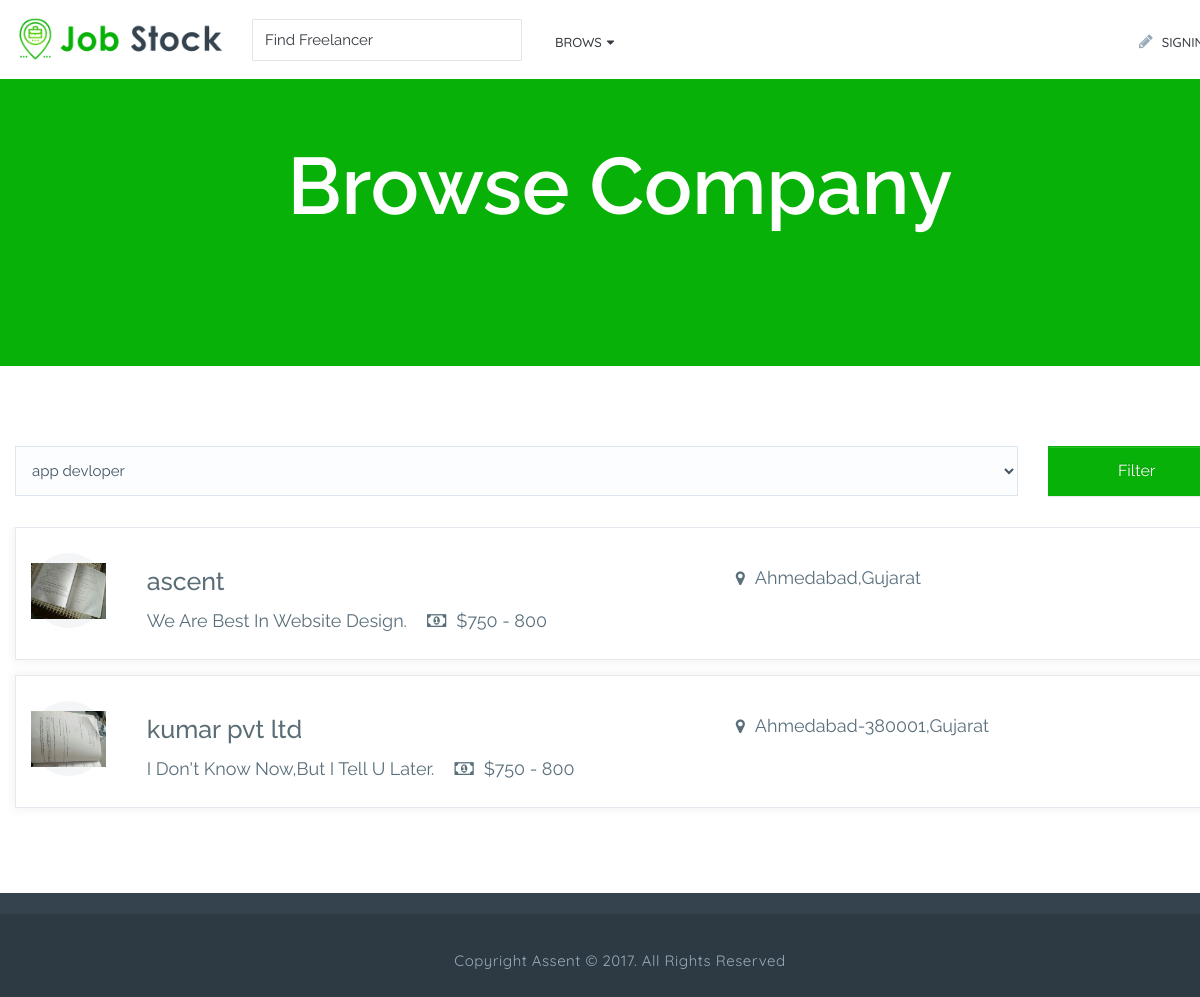
/user/browse-company.php, run on the app's committed database.
### tables this page shows
CREATE TABLE `company_profile` (
  `fk_uid` int(11) NOT NULL,
  `industry_name` varchar(30) NOT NULL,
  `location` varchar(100) NOT NULL,
  `established` varchar(20) NOT NULL,
  `company_detail` varchar(250) DEFAULT NULL,
  `work` varchar(30) DEFAULT NULL,
  `link` varchar(200) DEFAULT NULL
);

CREATE TABLE `user_table` (
  `uid` int(11) NOT NULL,
  `email_id` varchar(30) NOT NULL,
  `uname` varchar(30) NOT NULL,
  `password` varchar(15) NOT NULL,
  `contact_no` bigint(10) NOT NULL,
  `gender` varchar(6) NOT NULL,
  `image` varchar(200) NOT NULL,
  `token` varchar(15) NOT NULL,
  `verify` int(11) DEFAULT NULL,
  `user_type` int(11) NOT NULL
);

### user/loginclass.php (called while the page is built, shortened)
<?php
class loginclass{
private static $con=null;
private static function connect()
{
    self::$con=mysqli_connect('localhost','root','','ascent');
    return self::$con;
}
public function getcat()
{
    $con=loginclass::connect();
       $res=$con->query("select * from jobcat_table ");
    return $res;
}
public function getcompany()
{
    $con=loginclass::connect();
       $res=$con->query("select c.*,u.* from company_profile c,user_table u where fk_uid=uid ");
    return $res;
}
}
?>

### user/browse-company.php (the view, shortened to what this page needs)
<!DOCTYPE html>
<html class="no-js" lang="zxx">
<head>
    <link rel="stylesheet" href="css/bootstrap.min.css">
    <link rel="stylesheet" href="css/bootstrap-theme.min.css">
    <link rel="stylesheet" href="css/bootstrap-select.min.css">
    <link rel="stylesheet" type="text/css" href="css/bootstrap-wysihtml5.css">
    <link rel="stylesheet" type="text/css" href="css/prettify.css">
    <link rel="stylesheet" href="css/owl.carousel.css">
    <link rel="stylesheet" href="css/owl.theme.css">
    <link href="css/font-awesome.css" rel="stylesheet">
    <link href="css/line-font.css" rel="stylesheet">
    <link href="css/animate.css" rel="stylesheet">
    <link href="css/bootsnav.css" rel="stylesheet">
    <link href="css/style.css" rel="stylesheet">
    <link type="text/css" rel="stylesheet" id="jssDefault" href="css/colors/green-style.css">
    <link href="css/responsiveness.css" rel="stylesheet">
</head>
<body>
    <div class="wrapper">
            <?php require 'header.php'; ?>
    <section class="inner-header-title blank">
        <div class="container">
            <h1>Browse Company</h1>
        </div>
    </section>
    <section class="browse-company">
        <div class="container">
            <div class="row extra-mrg">
                <div class="wrap-search-filter">
                    <form method="GET">
                    <div class="col-md-10 col-sm-10"><select required name="search" class="form-control" title="All Categories">
                        <?php
                        require 'loginclass.php';
                        $obj=new loginclass();
                            $cat=$obj->getcat();
                            while($rcat=$cat->fetch_assoc())
                            {
                            echo '<option value="'.$rcat["cat_name"].'">'.$rcat["cat_name"].'</option>';
                            }?>
                        </select></div>
                        <div
                            class="col-md-2 col-sm-2"><button type="submit" class="btn btn-primary">Filter</button></div>
                </form>
            </div>
        </div>
        <?php
$key=$_SERVER["QUERY_STRING"];
if($key==null)
{
    $res=$obj->getcompany();
}
else
{
    $seacrh=$_GET["search"];
    $res=$obj->getcompany1($seacrh);
}
while($row=$res->fetch_assoc())
{
    echo '    <a href="company-detail.php?'.$row["fk_uid"].'" class="item-click">
                    <article>
                        <div class="brows-job-list">
                            <div class="col-md-1 col-sm-2 small-padding">
                                <div class="brows-job-company-img"><img src="../image/'.$row["image"].'" class="img-responsive" alt="" /></div>
                            </div>
                            <div class="col-md-6 col-sm-5">
                                 <div class="brows-job-position">
                                    <h3>'.$row["industry_name"].'</h3>
                                    <p><span>'.$row["company_detail"].'</span><span class="brows-job-sallery"><i class="fa fa-money"></i>$750 - 800</span></p>
                                </div>
                            </div>
                            <div class="col-md-3 col-sm-3">
                                <div class="brows-job-location">
                                    <p><i class="fa fa-map-marker"></i>'.$row["location"].'</p>
                                </div>
                            </div>
                            <div class="col-md-2 col-sm-2">
                            </div>
                        </div>
                    </article>
                </a>';
}
?>
        </div>
    </section>
    <?php require 'footer.php'; ?>
        </div>
</body>
</html>

### user/css/bootsnav.css (style rules this page uses)
body { -webkit-transition: all 0.3s ease-in-out; -moz-transition: all 0.3s ease-in-out; -o-transition: all 0.3s ease-in-out; -ms-transition: all 0.3s ease-in-out; transition: all 0.3s ease-in-out; }

### user/css/style.css (style rules this page uses)
a,p { color:#707c88 }
body,section { background:#fff }
a.btn.call-btn,p { text-transform:capitalize }
.main-heading h2,body,p { font-family:Raleway,sans-serif;position:relative }
body,html { width:100%;height:auto;margin:0;padding:0;overflow-x:hidden }
body { font-size:14px;color:#35434e;line-height:24px }
h1 { font-size:50px }
h3 { font-size:25px }
p { font-size:14px;line-height:23px;-webkit-transition:.2s ease-in;-moz-transition:.2s ease-in;transition:.2s ease-in }
a,a:active,a:focus,a:hover { outline:0;text-decoration:none;-webkit-transition:all .3s ease-in-out;-moz-transition:all .3s ease-in-out;-o-transition:all .3s ease-in-out;-ms-transition:all .3s ease-in-out;transition:all .3s ease-in-out }
.row { margin-right:15px;margin-left:15px }
section { padding:70px 0 60px }
.form-control { height:50px;border:1px solid #dde6ef;margin-bottom:10px;box-shadow:none;border-radius:0;background:#fbfdff;font-size:15px;color:#445461;font-weight:400 }
.btn.btn-primary,.btn.btn-primary:focus,.btn.btn-primary:hover { border:1px solid #07b107;border-radius:0;width:100%;height:46px;background:#07b107;text-transform:capitalize;font-size:16px }
.inner-header-title { padding:3em 1;text-align:center;color:#fff;overflow:visible;border-bottom:2px solid #07b107;background:url(../img/banner.jpg);background-size:cover }
.inner-header-title h1 { font-weight:600 }
.inner-header-title.blank { padding:5em 1;text-align:center;color:#fff;overflow:visible;border-bottom:2px solid #07b107;background:#07b107;background-size:cover }
.wrap-search-filter { padding:0 0 1em;background:#fff;display:inline-block;width:100% }
.wrap-search-filter button.btn.btn-primary { height:50px }
.brows-job-list { display:table;width:100%;clear:both;padding:15px 0;margin-bottom:15px;transition:transform .3s ease;border:1px solid #e3e9ef;box-shadow:0 0 10px 2px rgba(0,0,0,.05);-webkit-box-shadow:0 0 10px 2px rgba(0,0,0,.05);-moz-box-shadow:0 0 10px 2px rgba(0,0,0,.05) }
.brows-job-company-img { width:75px;margin:10px auto;height:75px;display:inline-block;background:#f4f5f7;vertical-align:middle;border-radius:50%;line-height:75px }
.brows-job-company-img img { margin:0 auto;vertical-align:middle;display:inline-block }
.brows-job-position h3 { color:#5b6d77;font-size:25px;padding:0 }
.brows-job-location p,.brows-job-position p span { font-size:18px;color:#5a6f7c }
.brows-job-position p span { margin-top:12px;margin-right:20px }
.brows-job-location,.brows-job-type { margin-top:23px }
.brows-job-position p .brows-job-sallery { margin-right:0 }
.brows-job-position p .brows-job-sallery i { margin-right:10px }
.brows-job-location p i { font-size:16px;margin-right:10px }
.modal .submit-btn,form { display:inline-block }
.form-group,form { width:100% }
.brows-job-position { padding:0 15px }

### user/css/colors/green-style.css (style rules this page uses)
a { color: #707c88; }
.btn.btn-primary { border: 1px solid #07b107; background: #07b107; }
.inner-header-title { border-bottom: 4px solid #07b107; }
.inner-header-title.blank { border-bottom: 4px solid #07b107; background:#07b107; }

### user/css/responsiveness.css (style rules this page uses)
@media only screen and (min-width :768px) { h1 { font-size:48px;line-height:52px } }
@media only screen and (min-width :768px) { h3 { font-size:30px;line-height:36px } }
@media only screen and (min-width :768px) { .extra-mrg { padding:0;margin-left:-15px;margin-right:-15px } }
@media only screen and (min-width :1024px) { section { padding:80px 0 70px } }
@media only screen and (min-width :1024px) { .inner-header-title h1 { font-size:60px;margin:1em 0 } }
@media only screen and (min-width :1200px) { .inner-header-title h1 { font-size:80px } }

### data on the page
company_profile: user_table.image (picture), industry_name "ascent", company_detail "We Are Best In Website Design.", location "Ahmedabad,gujarat"
company_profile: user_table.image (picture), industry_name "kumar pvt ltd", company_detail "I Don't Know Now,but I Tell U Later.", location "Ahmedabad-380001,gujarat"

### other printed values
form field search "app devloper"
